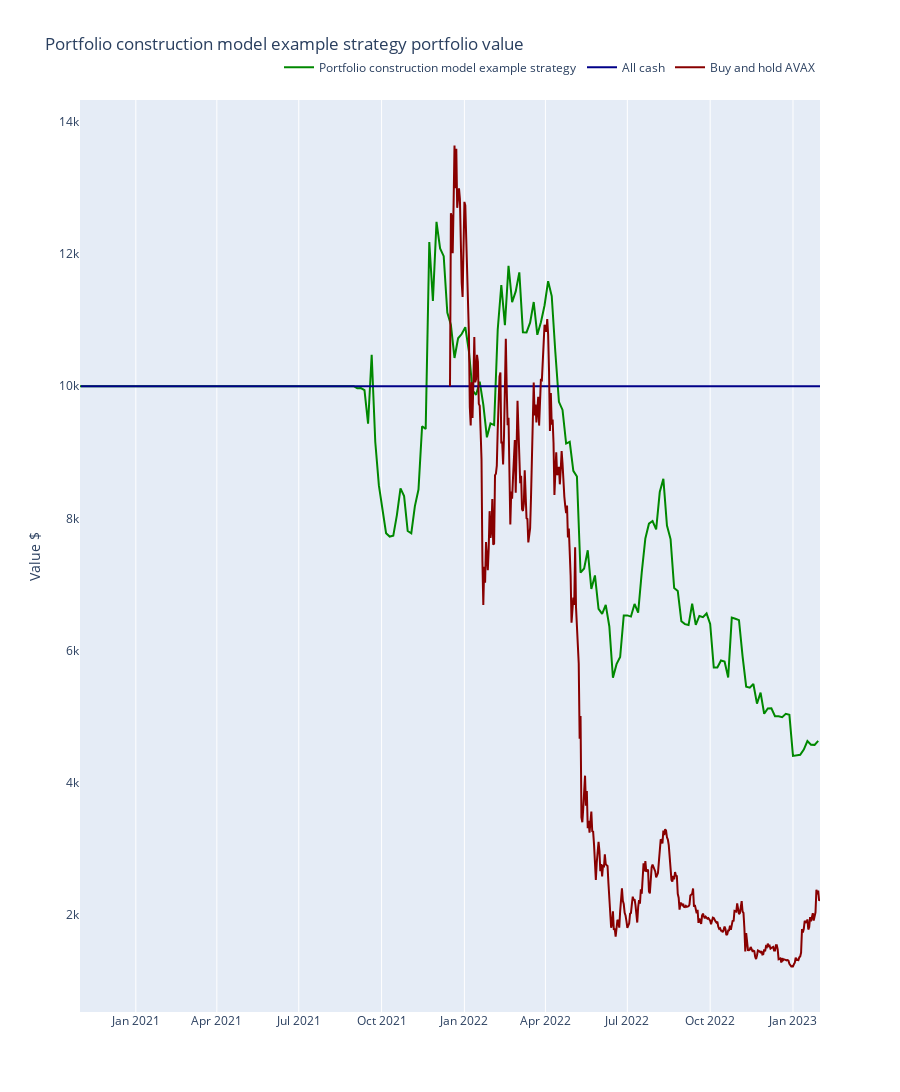

Here is the notebook cell this chart was saved with:
### Markdown cell above
## Benchmarking the strategy performance

Here we benchmark the strategy performance against some baseline scenarios.

- Buy and hold AVAX
- Buy and hold US Dollar (do nothing)

### Code cell
from tradeexecutor.visual.benchmark import visualise_benchmark

avax_usd = universe.get_pair_by_human_description((ChainId.avalanche, "trader-joe", "WAVAX", "USDC"))
avax_candles = universe.universe.candles.get_candles_by_pair(avax_usd.internal_id)
avax_price = avax_candles["close"]

fig = visualise_benchmark(
    state.name,
    portfolio_statistics=state.stats.portfolio,
    all_cash=state.portfolio.get_initial_deposit(),
    buy_and_hold_asset_name="AVAX",
    buy_and_hold_price_series=avax_price,
    start_at=start_at,
    end_at=end_at
)

fig.show()

### Figure 1 — Plotly figure (JSON) as saved in the notebook; plotly's stock layout.template omitted (floating-point values rounded to 4 significant figures; data arrays with more than 128 entries replaced by an {"elided": "..."} marker saying what was removed)
{"data": [{"line": {"color": "#008800"}, "mode": "lines", "name": "Portfolio construction model example strategy", "type": "scatter", "x": {"elided": "206 str values"}, "y": {"elided": "206 float values"}}, {"line": {"color": "#000088"}, "mode": "lines", "name": "All cash", "type": "scatter", "x": ["2020-11-01T00:00:00", "2023-01-31T00:00:00"], "y": [10000, 10000]}, {"line": {"color": "#880000"}, "mode": "lines", "name": "Buy and hold AVAX", "type": "scatter", "x": {"elided": "411 str values"}, "y": {"elided": "411 float values"}}], "layout": {"height": 1200, "legend": {"orientation": "h", "x": 1, "xanchor": "right", "y": 1.02, "yanchor": "bottom"}, "title": {"text": "Portfolio construction model example strategy portfolio value"}, "xaxis": {"rangeslider": {"visible": false}}, "yaxis": {"showgrid": false, "title": {"text": "Value $"}}}}
